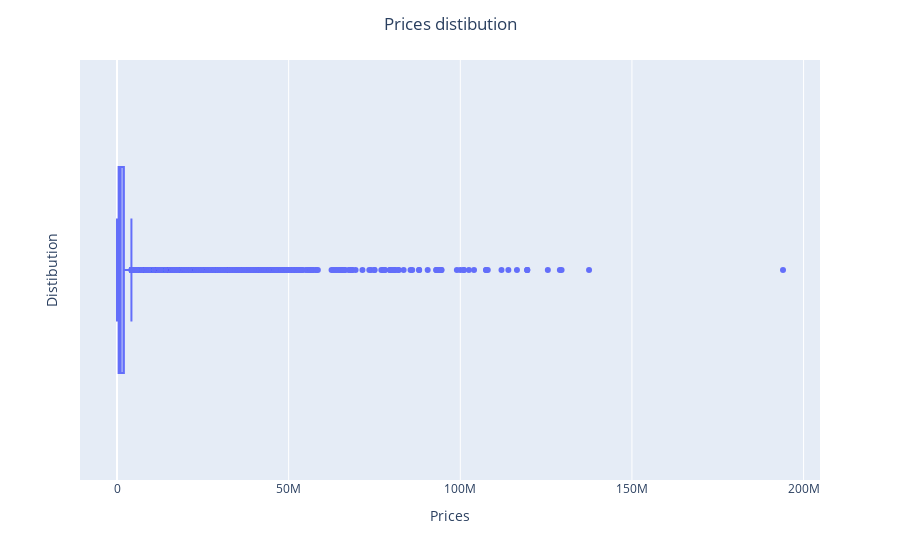

This figure's notebook cell:
### Code cell
fig = px.box(values, x="value_eur")
fig.update_layout(
    title = 'Prices distibution',
    title_x = 0.5,
    xaxis_title = "Prices",
    yaxis_title = "Distibution")
fig.show()

### Figure 1 — Plotly figure (JSON) as saved in the notebook; plotly's stock layout.template omitted (floating-point values rounded to 4 significant figures; data arrays with more than 128 entries replaced by an {"elided": "..."} marker saying what was removed)
{"data": [{"alignmentgroup": "True", "hovertemplate": "value_eur=%{x}<extra></extra>", "legendgroup": "", "marker": {"color": "#636efa"}, "name": "", "notched": false, "offsetgroup": "", "orientation": "h", "showlegend": false, "type": "box", "x": {"elided": "19239 int values"}, "x0": " ", "xaxis": "x", "y0": " ", "yaxis": "y"}], "layout": {"autosize": true, "boxmode": "group", "legend": {"tracegroupgap": 0}, "margin": {"t": 60}, "title": {"text": "Prices distibution", "x": 0.5}, "xaxis": {"anchor": "y", "autorange": true, "domain": [0, 1], "range": [-10780000.0, 204800000.0], "title": {"text": "Prices"}, "type": "linear"}, "yaxis": {"anchor": "x", "autorange": true, "domain": [0, 1], "range": [-0.5, 0.5], "title": {"text": "Distibution"}, "type": "category"}}}
